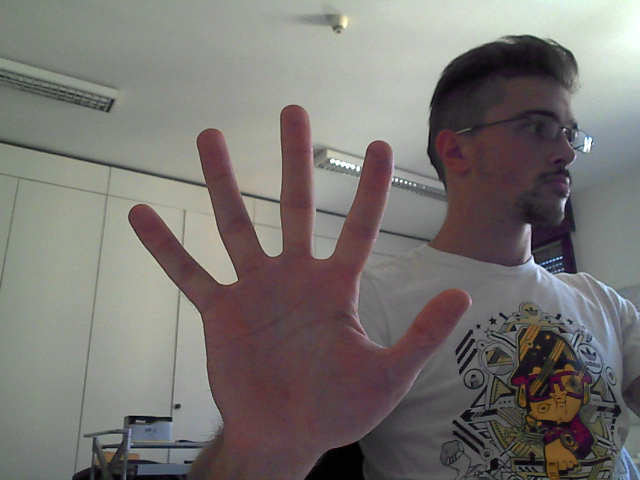
#> input picture test_img/1-color.png, 640 x 480 px
$ python -i trainer.py   (imports and definitions only)
#> lines starting #> are read from the running program, lines starting #| are printed output that depends on the picture; after the words box and inside, x2 and y2 are one past the last pixel; in counts of white or black regions, pixels touching at a corner belong together
#> further down, picture is the input picture: shape (480, 640, 3); mean B, G, R 113.1, 116, 120
import numpy as np
import cv2
import keras
import imutils


def extract_skin (img):
    # No fucking clue how that works
    lower = np.array([0, 35, 70], dtype="uint8")
    upper = np.array([255, 180, 180], dtype="uint8")

    frame = imutils.resize(img, width=400)
    frame = frame[0:200, 100:300]
#> frame: shape (200, 200, 3)

    frame = cv2.GaussianBlur(frame, (5, 5), 0)
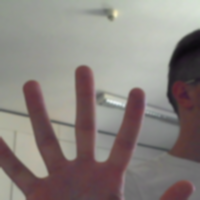
#> frame: shape (200, 200, 3); mean B, G, R 125.2, 129.3, 136.9
    converted = cv2.cvtColor(frame, cv2.COLOR_BGR2HSV)
#> converted: shape (200, 200, 3); mean H, S, V 72.6, 34.1, 138.8

    _skin_mask = cv2.inRange(converted, lower, upper)
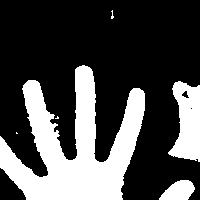
#> _skin_mask: shape (200, 200); 29.3% white; 6 white regions (3 under 20 px), largest, box (x1, y1, x2, y2) and area: (0, 65, 145, 200) 9436, (168, 81, 200, 162) 1752, (159, 180, 195, 200) 500

    kernel = cv2.getStructuringElement(cv2.MORPH_ELLIPSE, (5, 5))
    _skin_mask = cv2.erode(_skin_mask, kernel, iterations = 1)
#> _skin_mask: shape (200, 200); 24% white; 3 white regions, box (x1, y1, x2, y2) and area: (0, 67, 143, 200) 7838, (171, 83, 200, 158) 1397, (161, 182, 193, 200) 375
    _skin_mask = cv2.dilate(_skin_mask, kernel, iterations = 1)
#> _skin_mask: shape (200, 200); 29.1% white; 3 white regions, box (x1, y1, x2, y2) and area: (0, 65, 145, 200) 9396, (169, 81, 200, 160) 1737, (159, 180, 195, 200) 500

    _skin_mask = cv2.GaussianBlur(_skin_mask, (3, 3), 0)
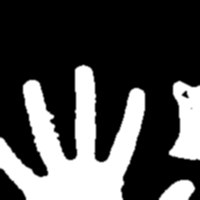
#> _skin_mask: shape (200, 200); min 0, max 255, mean 74.2
    # [6 lines of commented-out code are left out]
    new_skin_mask = _skin_mask

    kernel = cv2.getStructuringElement(cv2.MORPH_ELLIPSE, (5, 5))
    new_skin_mask = cv2.erode(new_skin_mask, kernel, iterations = 1)
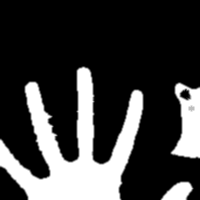
#> new_skin_mask: shape (200, 200); min 0, max 255, mean 61.4
    new_skin_mask = cv2.dilate(new_skin_mask, kernel, iterations = 1)
    new_skin_mask = cv2.GaussianBlur(new_skin_mask, (7, 7), 0)
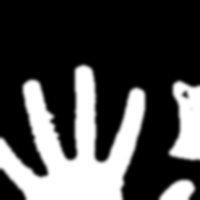
#> new_skin_mask: shape (200, 200); min 0, max 255, mean 74.1

    skin = cv2.bitwise_and(frame, frame, mask=new_skin_mask)
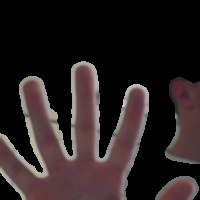
#> skin: shape (200, 200, 3); mean B, G, R 33.3, 33.2, 42.3

    horizontal_concat = np.concatenate((frame, skin), axis=1)
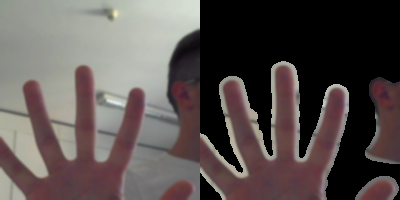
#> horizontal_concat: shape (200, 400, 3); mean B, G, R 79.3, 81.2, 89.6
    return skin, new_skin_mask, horizontal_concat

>>> import cv2
>>> picture = cv2.imread('test_img/1-color.png')
>>> result = extract_skin(picture)
